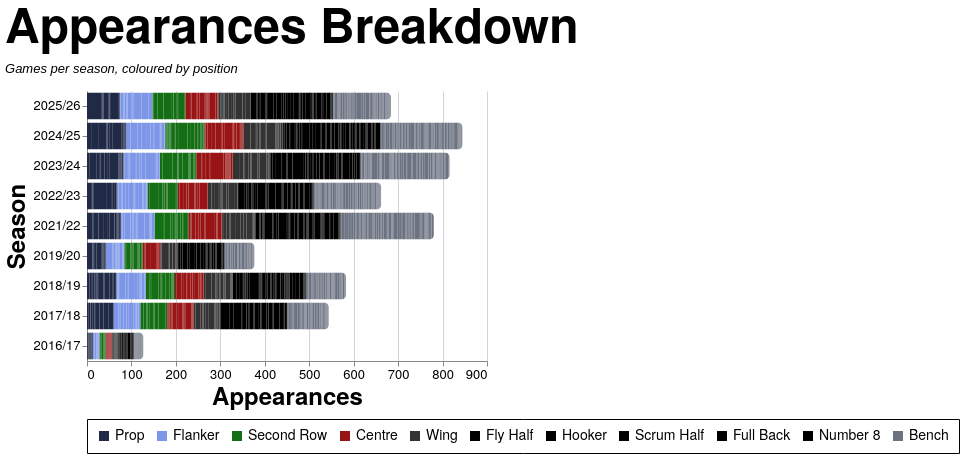

Vega-Lite specification stored for this chart:
### Vega-Lite specification from a JSON file in a GitHub repository (floating-point values rounded to 4 significant figures; data arrays with more than 128 entries replaced by an {"elided": "..."} marker saying what was removed)
{"config": {"axis": {"labelFont": "PT Sans Narrow, Helvetica Neue, Helvetica, Arial, sans-serif", "titleFont": "PT Sans Narrow, Helvetica Neue, Helvetica, Arial, sans-serif", "labelFontSize": 13, "titleFontSize": 24, "gridColor": "#202947", "gridOpacity": 0.2, "zindex": 1}, "text": {"font": "Lato, sans-serif"}, "bar": {"cornerRadiusEnd": 5}, "header": {"labelFont": "PT Sans Narrow, Helvetica Neue, Helvetica, Arial, sans-serif", "titleFont": "PT Sans Narrow, Helvetica Neue, Helvetica, Arial, sans-serif", "labelFontSize": 24, "titleFontSize": 28, "labelFontWeight": "bold", "orient": "left"}, "legend": {"labelFont": "PT Sans Narrow, Helvetica Neue, Helvetica, Arial, sans-serif", "titleFont": "PT Sans Narrow, Helvetica Neue, Helvetica, Arial, sans-serif", "labelFontSize": 14, "titleFontSize": 16, "titlePadding": 5, "fillColor": "white", "strokeColor": "black", "padding": 10, "titleFontWeight": "lighter", "titleFontStyle": "italic", "titleColor": "gray", "offset": 10}, "title": {"font": "PT Sans Narrow, Helvetica Neue, Helvetica, Arial, sans-serif", "fontSize": 48, "fontWeight": "bold", "anchor": "start", "align": "center", "titlePadding": 20, "subtitlePadding": 10, "subtitleFontSize": 13, "subtitleColor": "", "subtitleFontStyle": "italic", "offset": 15, "color": "black"}, "axisX": {"labelAngle": 0}, "facet": {"title": null, "header": null, "align": {"row": "each", "column": "each"}}, "resolve": {"scale": {"y": "independent", "facet": "independent"}}, "background": "transparent", "scale": {"offsetBandPaddingOuter": 0.2, "offsetBandPaddingInner": 0.1}, "view": {"stroke": null, "background": "transparent"}}, "data": {"name": "data-634de95a168c8ec39b79e1ac8a24b560"}, "mark": {"type": "bar"}, "encoding": {"color": {"field": "color_value", "legend": {"orient": "bottom", "title": null}, "scale": {"domain": ["Prop", "Flanker", "Second Row", "Centre", "Wing", "Fly Half", "Hooker", "Scrum Half", "Full Back", "Number 8", "Bench"], "range": ["#202946", "#7d96e8", "#146f14", "#991515", "#333333", "#000000", "#000000", "#000000", "#000000", "#000000", "#6b7280"]}, "type": "nominal"}, "order": {"field": "stack_order", "type": "quantitative"}, "tooltip": [{"field": "player", "title": "Player", "type": "nominal"}, {"field": "season", "title": "Season", "type": "nominal"}, {"field": "color_value", "title": "Position", "type": "nominal"}, {"aggregate": "sum", "field": "apps", "title": "Appearances", "type": "quantitative"}], "x": {"aggregate": "sum", "field": "apps", "title": "Appearances", "type": "quantitative"}, "y": {"field": "season", "sort": {"field": "season_sort", "op": "max", "order": "descending"}, "title": "Season", "type": "nominal"}}, "height": {"step": 30}, "title": {"text": "Appearances Breakdown", "subtitle": "Games per season, coloured by position"}, "width": 400, "$schema": "https://vega.github.io/schema/vega-lite/v5.20.1.json", "datasets": {"data-634de95a168c8ec39b79e1ac8a24b560": {"elided": "2502 records"}}}
